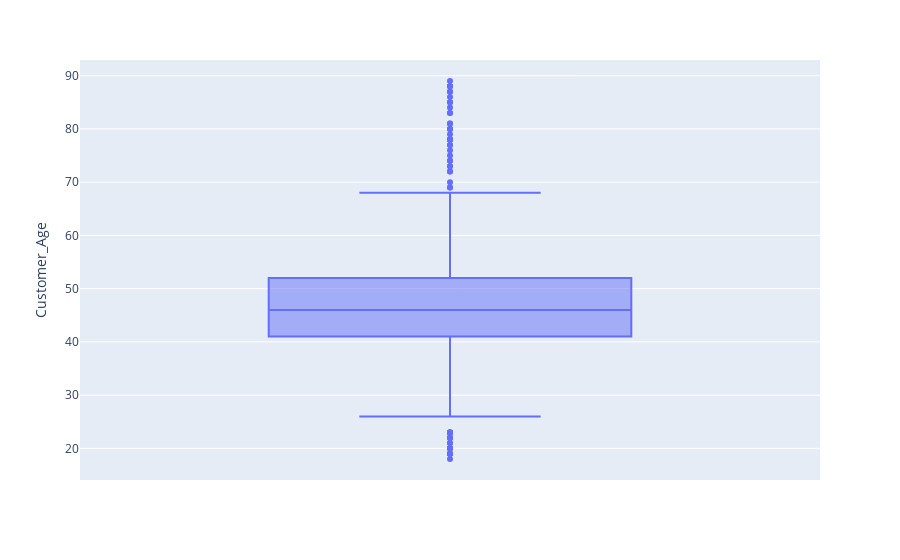

This figure's notebook cell:
### Code cell
#creating box plot to view outliers on AGE
fig = px.box(df, y='Customer_Age')

fig.show()

### Figure 1 — Plotly figure (JSON) as saved in the notebook; plotly's stock layout.template omitted (floating-point values rounded to 4 significant figures; data arrays with more than 128 entries replaced by an {"elided": "..."} marker saying what was removed)
{"data": [{"alignmentgroup": "True", "hovertemplate": "Customer_Age=%{y}<extra></extra>", "legendgroup": "", "marker": {"color": "#636efa"}, "name": "", "notched": false, "offsetgroup": "", "orientation": "v", "showlegend": false, "type": "box", "x0": " ", "xaxis": "x", "y": {"elided": "10127 int values"}, "y0": " ", "yaxis": "y"}], "layout": {"boxmode": "group", "legend": {"tracegroupgap": 0}, "margin": {"t": 60}, "xaxis": {"anchor": "y", "domain": [0, 1]}, "yaxis": {"anchor": "x", "domain": [0, 1], "title": {"text": "Customer_Age"}}}}
